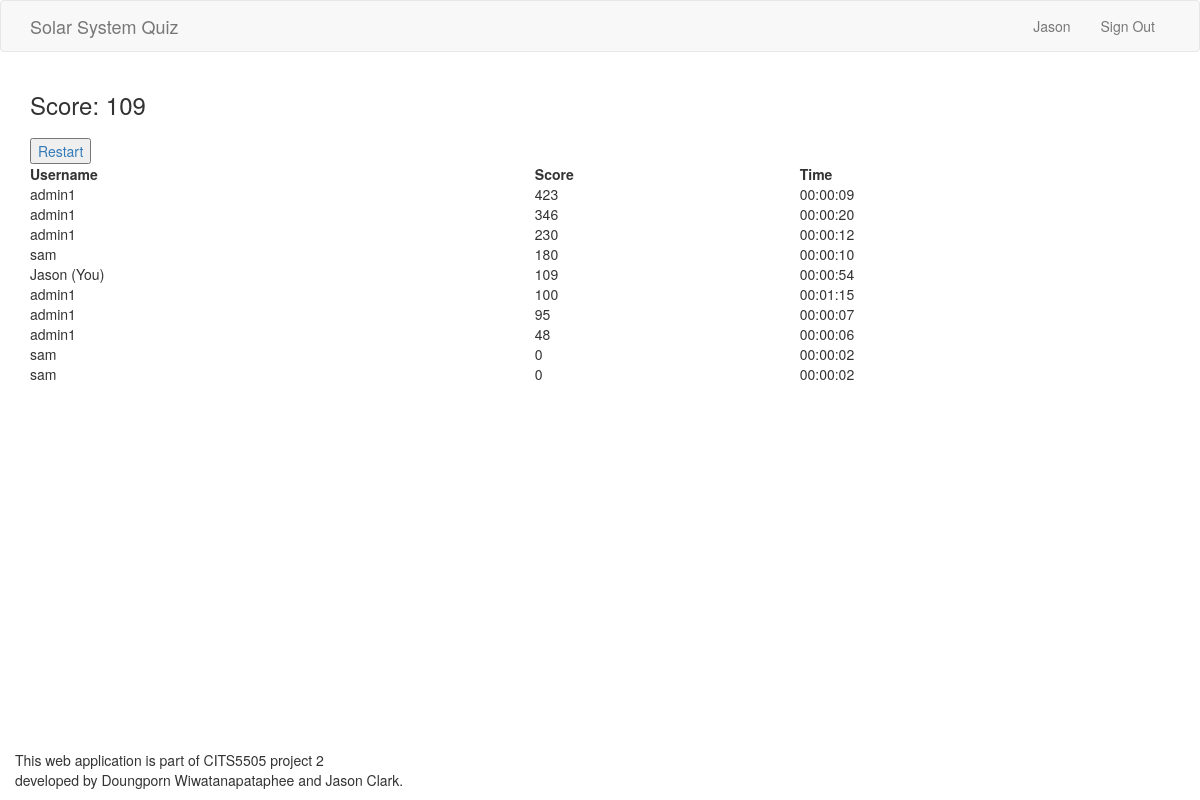
/result (signed in), run on the app's committed database.
### app/models.py (models this page shows, shortened)
class User(UserMixin, db.Model):
    __tablename__ = 'user_table'
    id = db.Column(db.Integer, primary_key=True)
    username = db.Column(db.String(64), index=True, unique=True)
    user_type = db.Column(db.String(64))
    email = db.Column(db.String(120), index=True, unique=True)
    password_hash = db.Column(db.String(128))
    posts = db.relationship('Post', backref='author', lazy='dynamic')
    about_me = db.Column(db.String(140))
    last_seen = db.Column(db.DateTime, default=datetime.utcnow)
    score_child = db.relationship("Score", backref = 'user_parent')

class Score(db.Model):
    __tablename__ = 'score'
    id = db.Column(db.Integer, primary_key = True)
    user_id = db.Column(db.Integer, db.ForeignKey('user_table.id'))
    questionset_id = db.Column(db.Integer, db.ForeignKey('questionset.id'))
    score = db.Column(db.Integer)
    time_taken = db.Column(db.Time)

### app/routes.py (the view)
@app.route('/result', methods=['GET'])
def result():
    latest_score = Score.query.filter_by(user_id=current_user.id).all()[-1]
    latest_module_id = latest_score.questionset_id
    scoreSorted = Score.query.filter_by(questionset_id=latest_module_id).order_by(Score.score.desc()).all()
    return render_template('result.html', latestScore=latest_score, scoreSorted=scoreSorted)

### app/models.py (called while the page is built)
@login.user_loader
def load_user(id):
    return User.query.get(int(id))

### app/routes.py (called while the page is built)
@app.before_request
def before_request():
    from_zone = tz.tzutc()
    to_zone = tz.tzlocal()
    utc = datetime.utcnow()
    utc = utc.replace(tzinfo=from_zone)
    central = utc.astimezone(to_zone)   # convert to local timezone
    if current_user.is_authenticated:
        current_user.last_seen = central
        db.session.commit()

### app/templates/result.html (shortened to what this page needs)
{% extends 'base.html' %}
{% block body %}
<div class="container">
    <h3>Score: {{ latestScore.score }}</h3>
    <a href='/'><button id="restart-button">Restart</button></a>
    <table style="width:100%;">
        <thead>
            <tr>
                <th>Username</th>
                <th>Score</th>
                <th>Time</th>
            </tr>
        </thead>
        <tbody>
        {% for score in scoreSorted %}
        {%  if loop.index <= 10  %}
            <tr>
                {% if current_user.id == score.user_parent.id %}
                <td>{{ score.user_parent.username }} (You)</td>
                {% else %}
                <td>{{ score.user_parent.username }}</td>
                {% endif %}
                <td>{{ score.score }}</td>
                <td>{{ score.time_taken }}</td>
            </tr>
        {% endif %}
        {% endfor %}
        </tbody>
    </table>
</div>
{% endblock %}

### app/templates/base.html (shortened to what this page needs)
<!DOCTYPE html>
<html lang="en">
<head>
    <link rel="stylesheet" href="https://maxcdn.bootstrapcdn.com/bootstrap/3.4.1/css/bootstrap.min.css">
    <link rel="stylesheet" href="https://cdnjs.cloudflare.com/ajax/libs/font-awesome/4.7.0/css/font-awesome.min.css">
</head>
<body>
    {% block navbar %}
    <nav class="navbar navbar-default">
        <div class="container">
            <div class="navbar-header">
                <a class="navbar-brand" href="{{ url_for('home') }}">Solar System Quiz</a>
            </div>
            <div class="collapse navbar-collapse" id="bs-example-navbar-collapse-1">
                <ul class="nav navbar-nav navbar-right">
                    {% if current_user.is_authenticated %}
                    <li><a href="{{ url_for('user_profile', username=current_user.username) }}">{{ current_user.username }}</a></li>
                    <li><a href="{{ url_for('logout') }}">Sign Out</a></li>
                    {% else %}
                    <li><a href="{{ url_for('login') }}">Login</a></li>
                    <li><a href="{{ url_for('register') }}">Register</a></li>
                    {% endif %}
                </ul>
            </div>
        </div>
    </nav>
    {% endblock %}
    {% block body %}{% endblock %}
    <div class="container" style='bottom:0; position:absolute; '>
        <p>This web application is part of CITS5505 project 2 <br>
           developed by Doungporn Wiwatanapataphee and Jason Clark.</p>
</body>
</html>

### data on the page
User: username "Jason"
Score: score "109", user_parent.username "Jason", time_taken "00:00:54"
Score: user_parent.username "admin1", score "423", time_taken "00:00:09"
Score: user_parent.username "admin1", score "346", time_taken "00:00:20"
Score: user_parent.username "admin1", score "230", time_taken "00:00:12"
Score: user_parent.username "sam", score "180", time_taken "00:00:10"
Score: user_parent.username "admin1", score "100", time_taken "00:01:15"
Score: user_parent.username "admin1", score "95", time_taken "00:00:07"
Score: user_parent.username "admin1", score "48", time_taken "00:00:06"
Score: user_parent.username "sam", score "0", time_taken "00:00:02"
Score: user_parent.username "sam", score "0", time_taken "00:00:02"
